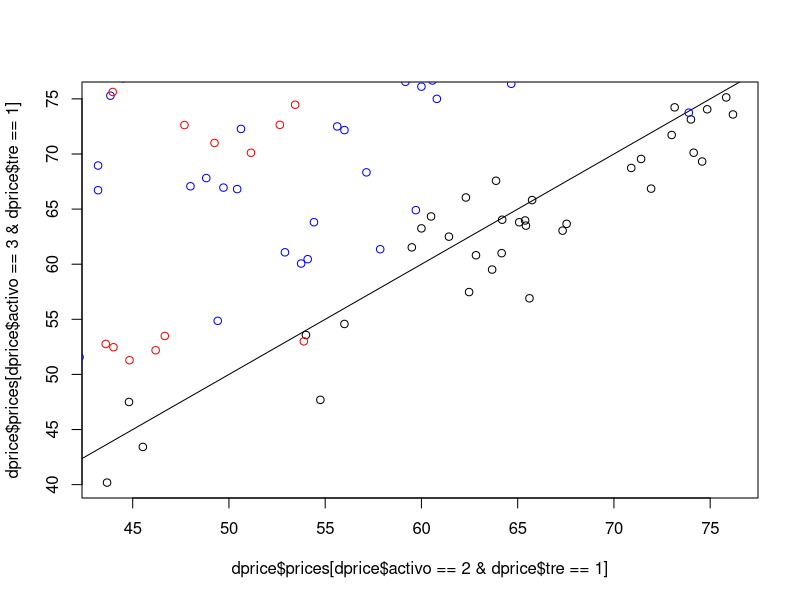
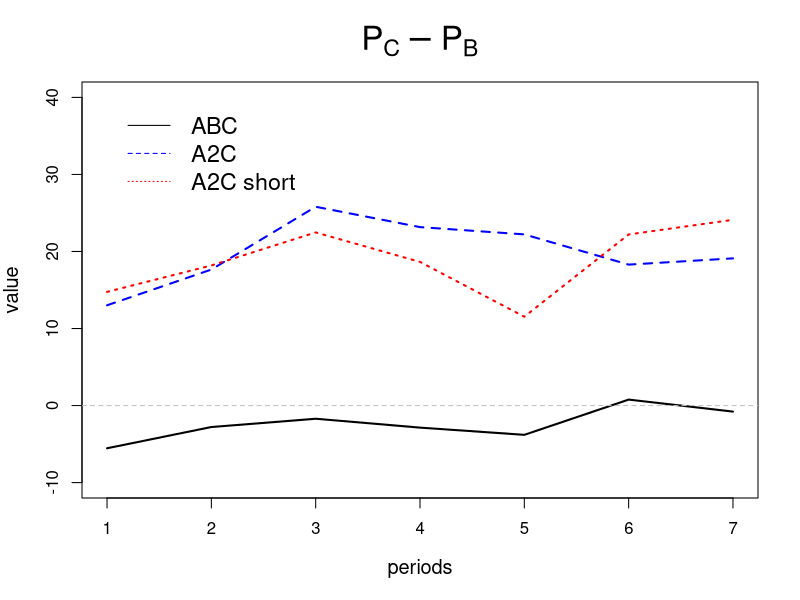
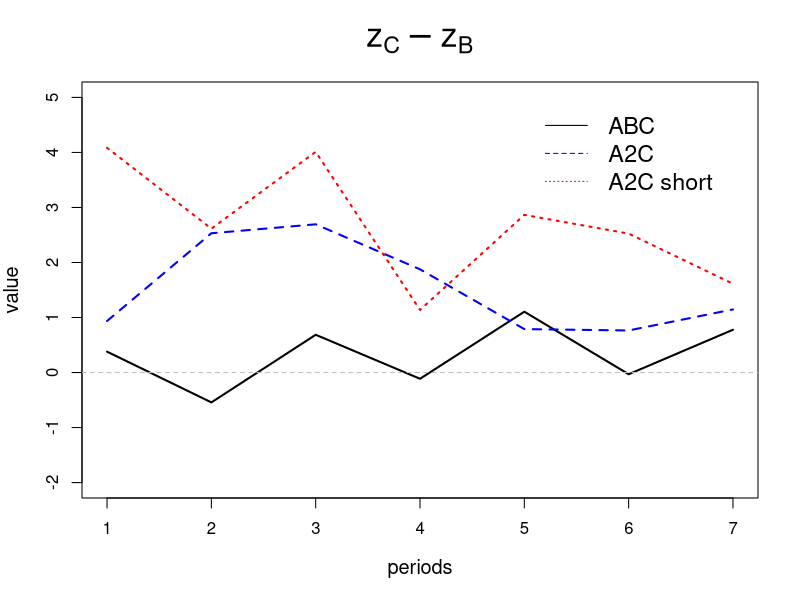
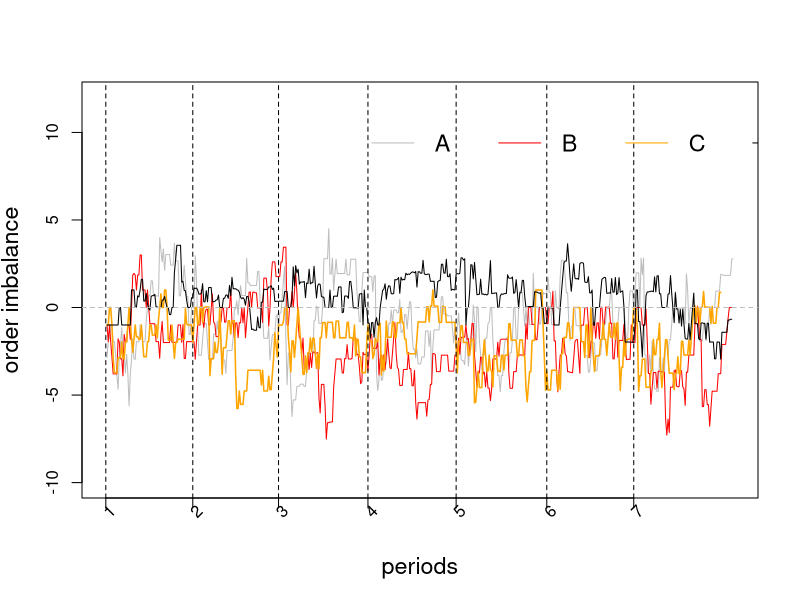
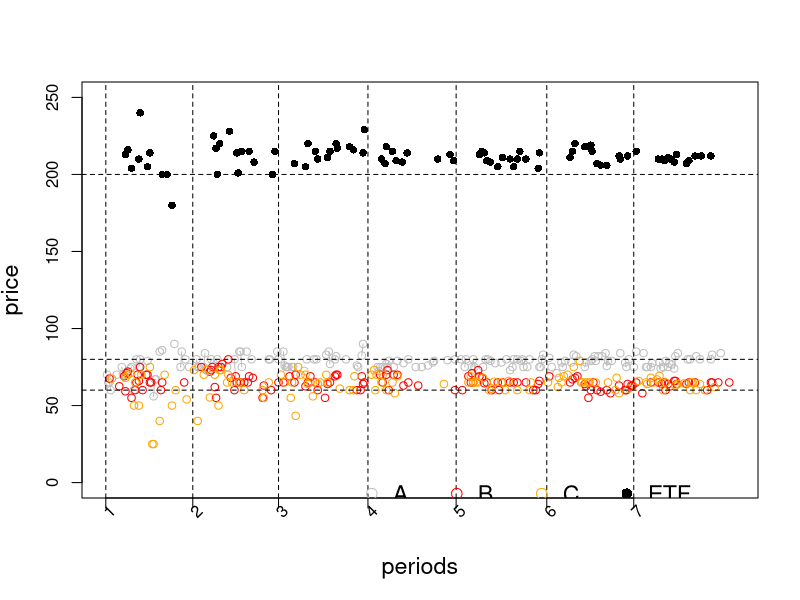
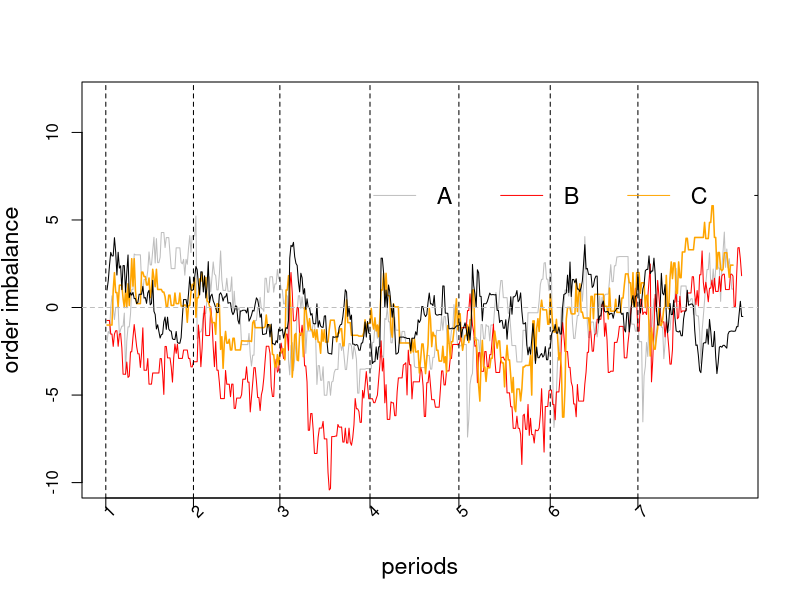
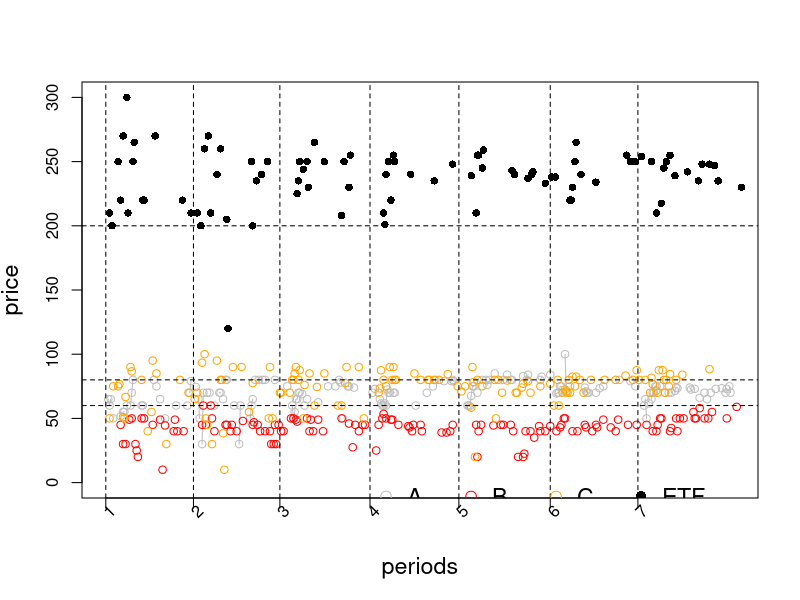
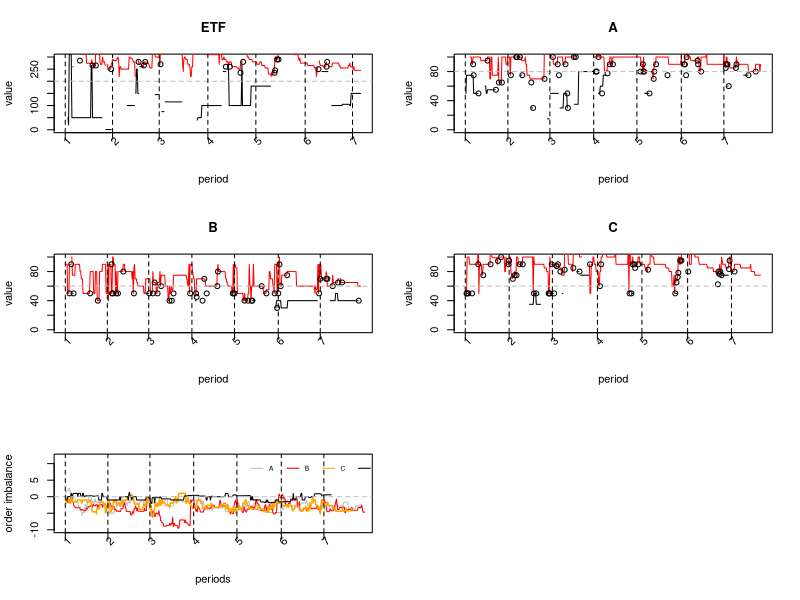

Recreate these plots in R, in order.
library(dplyr)
library(tidyverse)
library(xtable)
library(here)
library(ggplot2)
d<-read.csv(here("detf_new.csv"),sep=",",header=T, stringsAsFactors = FALSE)

dprice<- d %>%
  group_by(sess, tre, r, activo)  %>%
  summarize(prices=  mean(precio,na.rm = T))

plot(dprice$prices[dprice$activo==2 & dprice$tre==1],dprice$prices[dprice$activo==3 & dprice$tre==1] )
abline(0,1)
points(dprice$prices[dprice$activo==2 & dprice$tre==2],dprice$prices[dprice$activo==3 & dprice$tre==2],col="blue")
points(dprice$prices[dprice$activo==2 & dprice$tre==3],dprice$prices[dprice$activo==3 & dprice$tre==3],col="red")

dprice2<- d %>%
  group_by(tre, r, activo)  %>%
  summarize(prices=  mean(precio,na.rm = T),
            ordenes= mean(z,na.rm = T)
  )

dprice3<- d %>%
  group_by(sess,tre, r)  %>%
  filter(activo==3) %>%
  summarize(prices=  mean(precio,na.rm = T),
            ordenes= mean(z,na.rm = T)
  )

dprice22<- d %>%
  group_by(sess,tre, r)  %>%
  filter(activo==2) %>%
  summarize(prices=  mean(precio,na.rm = T),
            ordenes= mean(z,na.rm = T)
  )

dprice3$prices<-dprice3$prices-dprice22$prices
dprice3$ordenes<-dprice3$ordenes-dprice22$prices

pt1<-tapply(dprice3$prices[dprice3$tre==1],dprice3$r[dprice3$tre==1],mean,na.rm=T)
st1<-tapply(dprice3$prices[dprice3$tre==1],dprice3$r[dprice3$tre==1],sd,na.rm=T)

pt2<-tapply(dprice3$prices[dprice3$tre==2],dprice3$r[dprice3$tre==2],mean,na.rm=T)
st2<-tapply(dprice3$prices[dprice3$tre==2],dprice3$r[dprice3$tre==2],sd,na.rm=T)


pt3<-tapply(dprice3$prices[dprice3$tre==3],dprice3$r[dprice3$tre==3],mean,na.rm=T)
st3<-tapply(dprice3$prices[dprice3$tre==3],dprice3$r[dprice3$tre==3],sd,na.rm=T)

tplot<-as.data.frame(cbind(pt1,c(1:7)))

pdf(here("outputs/sum_prices.pdf"))
plot(dprice2$r[dprice2$activo==2 & dprice2$tre==1],dprice2$prices[dprice2$activo==3 & dprice2$tre==1]-dprice2$prices[dprice2$activo==2 & dprice2$tre==1],type="l",ylim=c(-10,40),xlab="periods",main=expression('P'[C] - 'P'[B]), ylab="value",lwd=2, cex.lab=1.2,cex.main=2)
lines(dprice2$r[dprice2$activo==2 & dprice2$tre==2],dprice2$prices[dprice2$activo==3 & dprice2$tre==2]-dprice2$prices[dprice2$activo==2 & dprice2$tre==2],col="blue",lwd=2,lty=2, cex=1.5)
lines(dprice2$r[dprice2$activo==2 & dprice2$tre==3],dprice2$prices[dprice2$activo==3 & dprice2$tre==3]-dprice2$prices[dprice2$activo==2 & dprice2$tre==3],col="red",lwd=2,lty=3, cex=1.5)
abline(h=0,lty=2,col="gray")
legend(1,40,c("ABC","A2C","A2C short"),col=c("black", "blue","red"),lty=c(1,2,3),cex=1.4,bty = "n")
dev.off()

pdf(here("outputs/sum_ordenes.pdf"))
plot(dprice2$r[dprice2$activo==2 & dprice2$tre==1],dprice2$ordenes[dprice2$activo==3 & dprice2$tre==1]-dprice2$ordenes[dprice2$activo==2 & dprice2$tre==1],type="l",ylim=c(-2,5),xlab="periods",main=expression('z'[C] - 'z'[B]), ylab="value", lwd=2, cex.lab=1.2,cex.main=2)
lines(dprice2$r[dprice2$activo==2 & dprice2$tre==2],dprice2$ordenes[dprice2$activo==3 & dprice2$tre==2]-dprice2$ordenes[dprice2$activo==2 & dprice2$tre==2],col="blue",lwd=2,lty=2)
lines(dprice2$r[dprice2$activo==2 & dprice2$tre==3],dprice2$ordenes[dprice2$activo==3 & dprice2$tre==3]-dprice2$ordenes[dprice2$activo==2 & dprice2$tre==3],col="red",lwd=2,lty=3)
abline(h=0,lty=2,col="gray")
legend(5,5,c("ABC","A2C","A2C short"),col=c("black", "blue","red"),lty=c(1,2,3),cex=1.4,bty = "n")
dev.off()


data<-d
numero<-1
breakdance<-data$dt*c(1:dim(data)[1])
breakdance<-breakdance[breakdance>0]
#5,6,7,9,

#Draw examples

png(here("outputs/example_z_1.png"), width = 700, height = 500)
exa<-"mqshq7o7"
plot(data$z[data$activo==1 & data$sess==exa],cex=1,col="gray",ylim=c(-10,12),type="l",ylab = "order imbalance",xlab="periods",xaxt='n',cex.lab=1.4)
lines(data$z[data$activo==2 & data$sess==exa],cex=1,col="red",type="l")
lines(data$z[data$activo==3 & data$sess==exa],lwd=1.5,col="orange",type="l")
lines(data$z[data$activo==4 & data$sess==exa],cex=1,col="black",type="l")
abline(h=0,lty=2,col="gray")
for(j in seq(breakdance)){
  abline(v=breakdance[j],lty=2)
  
}
legend(200,11,legend=c("A","B","C","ETF"),col=c("gray","red","orange","black"),cex=1.4,bty="n",lty=1,horiz=TRUE,inset=.02)
abline(v=0,lty=2)
xtick<-c(0,breakdance[1:6])
axis(side=1, at=xtick, labels = FALSE)
text(x=xtick,  par("usr")[3], 
     labels = seq(1,7), srt = 45, pos = 1, xpd = T)
dev.off()

png(here("outputs/example_p_1.png"), width = 700, height = 500)
plot(data$precio[data$activo==1 & data$sess==exa],cex=1,col="gray",ylim=c(0,250),type="o",ylab = "price",xlab="periods",xaxt='n', cex.lab=1.4)
points(data$precio[data$activo==2 & data$sess==exa],cex=1,col="red")
points(data$precio[data$activo==3 & data$sess==exa],col="orange")
points(data$precio[data$activo==4 & data$sess==exa],cex=1,pch=16,col="black")
abline(h=200,lty=2,)
abline(h=80,lty=2)
abline(h=60,lty=2)
for(j in seq(breakdance)){
  abline(v=breakdance[j],lty=2)
}
abline(v=0,lty=2)
xtick<-c(0,breakdance[1:6])
axis(side=1, at=xtick, labels = FALSE)
text(x=xtick,  par("usr")[3], 
     labels = seq(1,7), srt = 45, pos = 1, xpd = T)

legend(200,11,legend=c("A","B","C","ETF"),col=c("gray","red","orange","black"),cex=1.4,bty="n",horiz=TRUE,inset=.02,pch=c(1,1,1,16))
dev.off()

png(here("outputs/example_z_2.png"), width = 700, height = 500)
exa<-"fbyj5j85"
plot(data$z[data$activo==1 & data$sess==exa],cex=1,col="gray",ylim=c(-10,12),type="l",ylab = "order imbalance",xlab="periods",xaxt='n',cex.lab=1.4)
lines(data$z[data$activo==2 & data$sess==exa],cex=1,col="red",type="l")
lines(data$z[data$activo==3 & data$sess==exa],lwd=1.5,col="orange",type="l")
lines(data$z[data$activo==4 & data$sess==exa],cex=1,col="black",type="l")
abline(h=0,lty=2,col="gray")
for(j in seq(breakdance)){
  abline(v=breakdance[j],lty=2)
  
}
abline(v=0,lty=2)
xtick<-c(0,breakdance[1:6])
axis(side=1, at=xtick, labels = FALSE)
text(x=xtick,  par("usr")[3], 
     labels = seq(1,7), srt = 45, pos = 1, xpd = T)

legend(200,8,legend=c("A","B","C","ETF"),col=c("gray","red","orange","black"),cex=1.4,bty="n",lty=1,horiz=TRUE,inset=.02)
dev.off()

png(here("outputs/example_p_2.png"), width = 700, height = 500)
plot(data$precio[data$activo==1 & data$sess==exa],cex=1,col="gray",ylim=c(0,300),type="o",ylab = "price",xlab="periods",xaxt='n',cex.lab=1.4)
points(data$precio[data$activo==2 & data$sess==exa],cex=1,col="red")
points(data$precio[data$activo==3 & data$sess==exa],col="orange")
points(data$precio[data$activo==4 & data$sess==exa],cex=1,pch=16,col="black")
abline(h=200,lty=2,)
abline(h=80,lty=2)
abline(h=60,lty=2)
for(j in seq(breakdance)){
  abline(v=breakdance[j],lty=2)
}
abline(v=0,lty=2)
xtick<-c(0,breakdance[1:6])
axis(side=1, at=xtick, labels = FALSE)
text(x=xtick,  par("usr")[3], 
     labels = seq(1,7), srt = 45, pos = 1, xpd = T)
legend(210,11,legend=c("A","B","C","ETF"),col=c("gray","red","orange","black"),cex=1.4,bty="n",horiz=TRUE,inset=.02,pch=c(1,1,1,16))
dev.off()



for(numero in seq(1:length(unique(data$sess)))){
  exa<-unique(data$sess)[numero]
  t<-max(data$tre[data$sess==exa])
  nombre<-paste(t,"_",exa,".png",sep="")
  png(here(paste("outputs/",nombre,sep="")),width = 1000, height = 500)
  par(mfrow=c(3,2))
  plot(data$bb[data$activo==4 & data$sess==exa],type="l",ylim=c(0,300),ylab = "value",xlab="period",main="ETF",xaxt='n')
  #points(data$z[data$activo==4 & data$sess==exa]*200/60+200,pch=2,cex=.1,col="blue")
  lines(data$bo[data$activo==4 & data$sess==exa],col="red")
  points(data$precio[data$activo==4 & data$sess==exa],pch=1,cex=1)
  abline(h=200,lty=2,col="gray")
  for(j in seq(breakdance)){
    abline(v=breakdance[j],lty=2)
  }
  abline(v=0,lty=2)
  xtick<-c(0,breakdance[1:6])
  axis(side=1, at=xtick, labels = FALSE)
  text(x=xtick,  par("usr")[3], 
       labels = seq(1,7), srt = 45, pos = 1, xpd = T)
  
  plot(data$bb[data$activo==1 & data$sess==exa],type="l",ylim=c(0,100),ylab = "value",xlab="period",main=LETTERS[1],xaxt='n')
  lines(data$bo[data$activo==1 & data$sess==exa],col="red")
  points(data$precio[data$activo==1 & data$sess==exa],pch=1,cex=1)
  abline(h=80,lty=2,col="gray")
  for(j in seq(breakdance)){
    abline(v=breakdance[j],lty=2)
  }
  abline(v=0,lty=2)
  xtick<-c(0,breakdance[1:6])
  axis(side=1, at=xtick, labels = FALSE)
  text(x=xtick,  par("usr")[3], 
       labels = seq(1,7), srt = 45, pos = 1, xpd = T)
  
  plot(data$bb[data$activo==2 & data$sess==exa],type="l",ylim=c(0,100),ylab = "value",xlab="period",main=LETTERS[2],xaxt='n')
  lines(data$bo[data$activo==2 & data$sess==exa],col="red")
  points(data$precio[data$activo==2 & data$sess==exa],pch=1,cex=1)
  abline(h=60,lty=2,col="gray")
  for(j in seq(breakdance)){
    abline(v=breakdance[j],lty=2)
  }
  abline(v=0,lty=2)
  xtick<-c(0,breakdance[1:6])
  axis(side=1, at=xtick, labels = FALSE)
  text(x=xtick,  par("usr")[3], 
       labels = seq(1,7), srt = 45, pos = 1, xpd = T)
  
  
  plot(data$bb[data$activo==3 & data$sess==exa],type="l",ylim=c(0,100),ylab = "value",xlab="period",main=LETTERS[3],xaxt='n')
  lines(data$bo[data$activo==3 & data$sess==exa],col="red")
  points(data$precio[data$activo==3 & data$sess==exa],pch=1,cex=1)
  abline(h=60,lty=2,col="gray")
  for(j in seq(breakdance)){
    abline(v=breakdance[j],lty=2)
  }
  abline(v=0,lty=2)
  xtick<-c(0,breakdance[1:6])
  axis(side=1, at=xtick, labels = FALSE)
  text(x=xtick,  par("usr")[3], 
       labels = seq(1,7), srt = 45, pos = 1, xpd = T)
  
  plot(data$z[data$activo==1 & data$sess==exa],cex=1,col="gray",ylim=c(-10,12),type="l",ylab = "order imbalance",xlab="periods",xaxt='n')
  lines(data$z[data$activo==2 & data$sess==exa],cex=1,col="red",type="l")
  lines(data$z[data$activo==3 & data$sess==exa],lwd=1.5,col="orange",type="l")
  lines(data$z[data$activo==4 & data$sess==exa],cex=1,col="black",type="l")
  abline(h=0,lty=2,col="gray")
  for(j in seq(breakdance)){
    abline(v=breakdance[j],lty=2)
  }
  abline(v=0,lty=2)
  xtick<-c(0,breakdance[1:6])
  axis(side=1, at=xtick, labels = FALSE)
  text(x=xtick,  par("usr")[3], 
       labels = seq(1,7), srt = 45, pos = 1, xpd = T)
  legend(300,11,legend=c("A","B","C","ETF"),col=c("gray","red","orange","black"),cex=.6,bty="n",lty=1,horiz=TRUE,inset=.02)
  dev.off()
}  